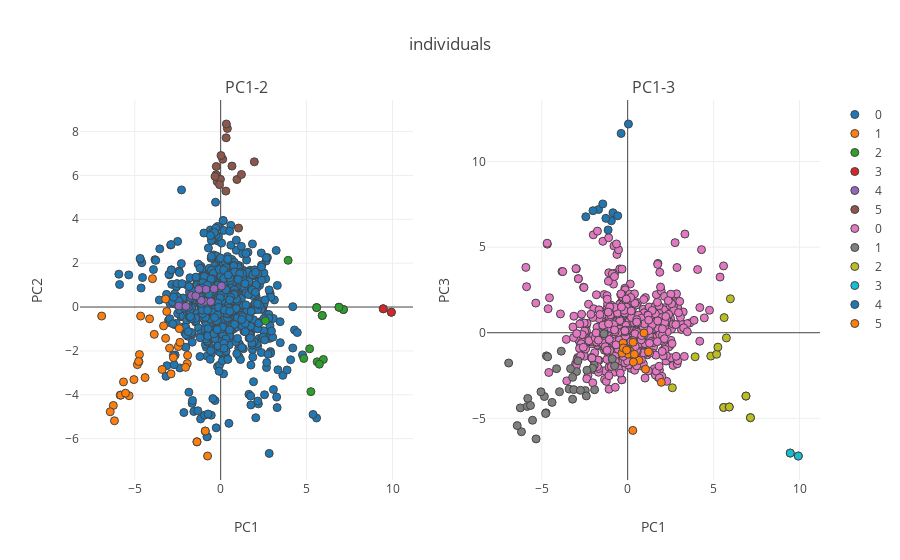

The notebook cell this image was saved under:
### Code cell
n_comp= 3

subsel= list(np.random.choice(list(range(window_muts.shape[0])),890,replace= False))

data= scale(window_muts[subsel])
pca = PCA(n_components=n_comp, whiten=False,svd_solver='randomized')
features = pca.fit_transform(data)

var_comps= pca.explained_variance_ratio_

####

from sklearn.cluster import MeanShift, estimate_bandwidth
bandwidth = estimate_bandwidth(features, quantile=0.3, n_samples=features.shape[0])

ms = MeanShift(bandwidth=bandwidth, bin_seeding=False)
ms.fit(features)
labels = ms.labels_
'''

###

from sklearn.cluster import KMeans
kmeans = KMeans(n_clusters=2, random_state=0).fit(features)
labels= kmeans.labels_
'''
###
zlib= {
    z: [x for x in range(len(labels)) if labels[x] == z] for z in list(set(labels))
}

zlib= {z:g for z,g in zlib.items() if len(g) > 1}

titles= ['PC1-2','PC1-3']
fig_subplots = tools.make_subplots(rows= 1, cols=2,
                             subplot_titles=tuple(titles))

for col in range(1,3):
    fig_data= [go.Scatter(
            x= features[zlib[i],0],
            y= features[zlib[i],col],
            mode= "markers",
            marker= {
            'line': {'width': 1},
            'size': 8,
            'symbol': 'circle',
          "opacity": 1
          },
          name= str(i)
        ) for i in list(zlib.keys())]
    
    for trace1 in fig_data:
        fig_subplots.append_trace(trace1, 1, col)
    
    fig_subplots.update_xaxes(title= 'PC1')

    fig_subplots.update_yaxes(title= 'PC' + str(col + 1),row=1, col=col)


layout = go.Layout(
    title= 'mutation profile PCA'
)


fig = go.Figure(data=fig_subplots, layout=layout)
fig['layout'].update(title= 'individuals')
iplot(fig)

### Figure 1 — Plotly figure (JSON) as saved in the notebook; plotly's stock layout.template omitted (floating-point values rounded to 4 significant figures; data arrays with more than 128 entries replaced by an {"elided": "..."} marker saying what was removed)
{"data": [{"marker": {"line": {"width": 1}, "opacity": 1, "size": 8, "symbol": "circle"}, "mode": "markers", "name": "0", "type": "scatter", "uid": "da2fb246-bbe0-4ec6-87ba-edf6731adc7c", "x": {"elided": "805 float values"}, "xaxis": "x", "y": {"elided": "805 float values"}, "yaxis": "y"}, {"marker": {"line": {"width": 1}, "opacity": 1, "size": 8, "symbol": "circle"}, "mode": "markers", "name": "1", "type": "scatter", "uid": "e6173b44-8313-4c67-9e41-8a6ec79cff65", "x": [-3.408, -1.38, -1.944, -0.7612, -2.466, -6.246, -3.967, -6.18, -4.753, -5.847, -2.974, -1.38, -2.888, -1.925, -5.33, -5.814, -3.865, -6.926, -4.726, -4.848, -5.655, -5.536, -2.406, -4.657, -6.428, -4.399, -4.777, -3.204, -0.8943, -2.044, -3.137, -2.747, -3.324, -2.369, -4.137, -3.205, -5.046], "xaxis": "x", "y": [-2.847, -6.145, -2.58, -6.791, -1.8, -4.487, 1.292, -5.185, -2.491, -4.017, -1.874, -6.145, -3.046, -2.201, -4.043, -4.019, -1.243, -0.4116, -2.166, -2.625, -3.414, -3.927, -0.9822, -0.412, -4.774, -3.217, -2.481, -1.426, -5.653, -2.748, -0.2039, -2.306, -0.8598, -1.609, -0.537, 0.3657, -3.308], "yaxis": "y"}, {"marker": {"line": {"width": 1}, "opacity": 1, "size": 8, "symbol": "circle"}, "mode": "markers", "name": "2", "type": "scatter", "uid": "8c332ed7-c8f1-4a6d-bb6c-6c6b4b4cbb7f", "x": [4.836, 5.614, 2.6, 5.585, 3.926, 6.882, 5.585, 5.911, 5.976, 5.175, 5.911, 5.745, 7.144, 5.251, 7.144, 6.882], "xaxis": "x", "y": [-2.344, -2.499, -0.6295, -0.02599, 2.13, -0.01, -0.02599, -0.3865, -2.389, -1.904, -0.3865, -2.605, -0.1146, -3.857, -0.1146, -0.01], "yaxis": "y"}, {"marker": {"line": {"width": 1}, "opacity": 1, "size": 8, "symbol": "circle"}, "mode": "markers", "name": "3", "type": "scatter", "uid": "cabcfc07-071c-472d-a824-0435f0500911", "x": [9.931, 9.931, 9.46, 9.46], "xaxis": "x", "y": [-0.2371, -0.2371, -0.07979, -0.07979], "yaxis": "y"}, {"marker": {"line": {"width": 1}, "opacity": 1, "size": 8, "symbol": "circle"}, "mode": "markers", "name": "4", "type": "scatter", "uid": "ed8ebd9c-4525-40f8-89d2-4e2b720540a2", "x": [-0.9492, -0.8569, -2.436, -1.137, -1.692, -0.5791, -1.449, -0.3817, -2.02, -1.269, 0.04465], "xaxis": "x", "y": [0.2547, 0.8077, 0.04723, 0.3022, 0.5268, 0.2444, 0.5111, 0.8358, 0.03038, 0.8086, 0.9587], "yaxis": "y"}, {"marker": {"line": {"width": 1}, "opacity": 1, "size": 8, "symbol": "circle"}, "mode": "markers", "name": "5", "type": "scatter", "uid": "6885ab72-32d3-4c9a-83cb-7d6a35191b80", "x": [-0.266, -0.2043, 0.1183, 0.3004, -0.01415, 1.04, 0.6559, 0.02039, 0.3183, 0.3901, 0.331, 0.9471, -0.3288, -0.2532, 1.959, 1.208, -0.06552], "xaxis": "x", "y": [6.031, 5.717, 6.739, 5.286, 5.823, 3.6, 6.426, 6.906, 7.714, 8.141, 8.344, 5.813, 5.95, 6.408, 6.62, 6.044, 5.579], "yaxis": "y"}, {"marker": {"line": {"width": 1}, "opacity": 1, "size": 8, "symbol": "circle"}, "mode": "markers", "name": "0", "type": "scatter", "uid": "8fccc50e-e23a-432b-8e07-deb5aab00a07", "x": {"elided": "805 float values"}, "xaxis": "x2", "y": {"elided": "805 float values"}, "yaxis": "y2"}, {"marker": {"line": {"width": 1}, "opacity": 1, "size": 8, "symbol": "circle"}, "mode": "markers", "name": "1", "type": "scatter", "uid": "82faf67b-a2c9-4ccf-a5b3-8f4b13a7b9b8", "x": [-3.408, -1.38, -1.944, -0.7612, -2.466, -6.246, -3.967, -6.18, -4.753, -5.847, -2.974, -1.38, -2.888, -1.925, -5.33, -5.814, -3.865, -6.926, -4.726, -4.848, -5.655, -5.536, -2.406, -4.657, -6.428, -4.399, -4.777, -3.204, -0.8943, -2.044, -3.137, -2.747, -3.324, -2.369, -4.137, -3.205, -5.046], "xaxis": "x2", "y": [-3.291, -0.06065, -1.894, -1.932, -3.378, -4.39, -3.446, -5.784, -4.68, -4.305, -2.268, -0.06065, -1.644, -3.33, -6.202, -3.835, -1.077, -1.768, -1.352, -3.727, -4.249, -5.112, -3.691, -1.406, -5.425, -4.068, -4.719, -2.605, -1.524, -2.074, -3.323, -3.364, -2.1, -2.191, -2.1, -3.881, -3.451], "yaxis": "y2"}, {"marker": {"line": {"width": 1}, "opacity": 1, "size": 8, "symbol": "circle"}, "mode": "markers", "name": "2", "type": "scatter", "uid": "5e21419e-97ee-42f0-bcd3-c064da4950c9", "x": [4.836, 5.614, 2.6, 5.585, 3.926, 6.882, 5.585, 5.911, 5.976, 5.175, 5.911, 5.745, 7.144, 5.251, 7.144, 6.882], "xaxis": "x2", "y": [-1.365, 0.8822, -3.214, -4.364, -1.405, -3.7, -4.364, -4.337, 1.984, -1.259, -4.337, -0.3041, -4.962, -0.8405, -4.962, -3.7], "yaxis": "y2"}, {"marker": {"line": {"width": 1}, "opacity": 1, "size": 8, "symbol": "circle"}, "mode": "markers", "name": "3", "type": "scatter", "uid": "6549c9e4-9f89-4238-95a9-82a35b8b83a2", "x": [9.931, 9.931, 9.46, 9.46], "xaxis": "x2", "y": [-7.2, -7.2, -7.029, -7.029], "yaxis": "y2"}, {"marker": {"line": {"width": 1}, "opacity": 1, "size": 8, "symbol": "circle"}, "mode": "markers", "name": "4", "type": "scatter", "uid": "9b4fadff-9208-4612-a505-35dafbcfe1e9", "x": [-0.9492, -0.8569, -2.436, -1.137, -1.692, -0.5791, -1.449, -0.3817, -2.02, -1.269, 0.04465], "xaxis": "x2", "y": [6.54, 7.007, 6.776, 6.003, 7.198, 6.827, 7.522, 11.64, 7.127, 6.68, 12.19], "yaxis": "y2"}, {"marker": {"line": {"width": 1}, "opacity": 1, "size": 8, "symbol": "circle"}, "mode": "markers", "name": "5", "type": "scatter", "uid": "0ab9eb75-565b-4122-b0ed-2152b4452898", "x": [-0.266, -0.2043, 0.1183, 0.3004, -0.01415, 1.04, 0.6559, 0.02039, 0.3183, 0.3901, 0.331, 0.9471, -0.3288, -0.2532, 1.959, 1.208, -0.06552], "xaxis": "x2", "y": [-0.6073, -1.002, -1.058, -5.705, -1.046, -2.13, -1.614, -1.251, -0.5573, -1.259, -1.712, -0.01239, -1.193, -0.8876, -2.897, -1.116, -1.01], "yaxis": "y2"}], "layout": {"annotations": [{"font": {"size": 16}, "showarrow": false, "text": "PC1-2", "x": 0.225, "xanchor": "center", "xref": "paper", "y": 1, "yanchor": "bottom", "yref": "paper"}, {"font": {"size": 16}, "showarrow": false, "text": "PC1-3", "x": 0.775, "xanchor": "center", "xref": "paper", "y": 1, "yanchor": "bottom", "yref": "paper"}], "title": {"text": "individuals"}, "xaxis": {"anchor": "y", "domain": [0, 0.45], "title": {"text": "PC1"}}, "xaxis2": {"anchor": "y2", "domain": [0.55, 1], "title": {"text": "PC1"}}, "yaxis": {"anchor": "x", "domain": [0, 1], "title": {"text": "PC2"}}, "yaxis2": {"anchor": "x2", "domain": [0, 1], "title": {"text": "PC3"}}}}
